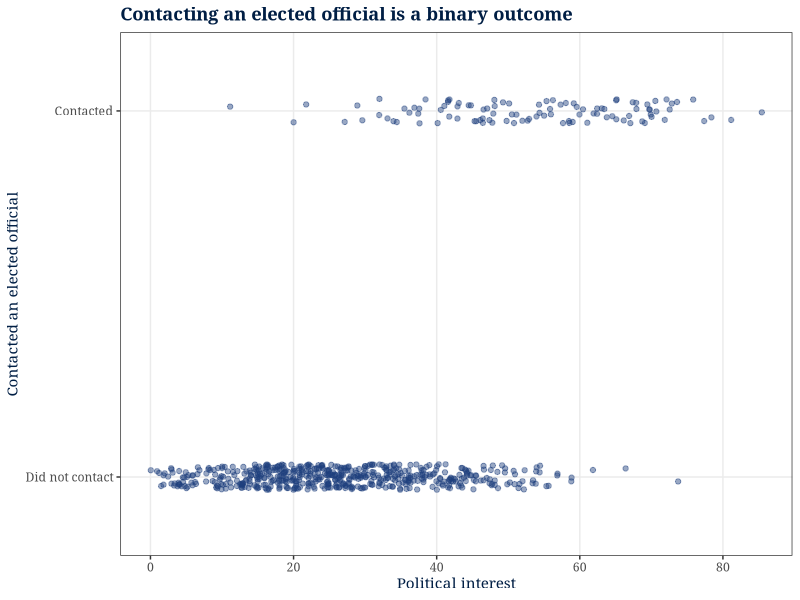
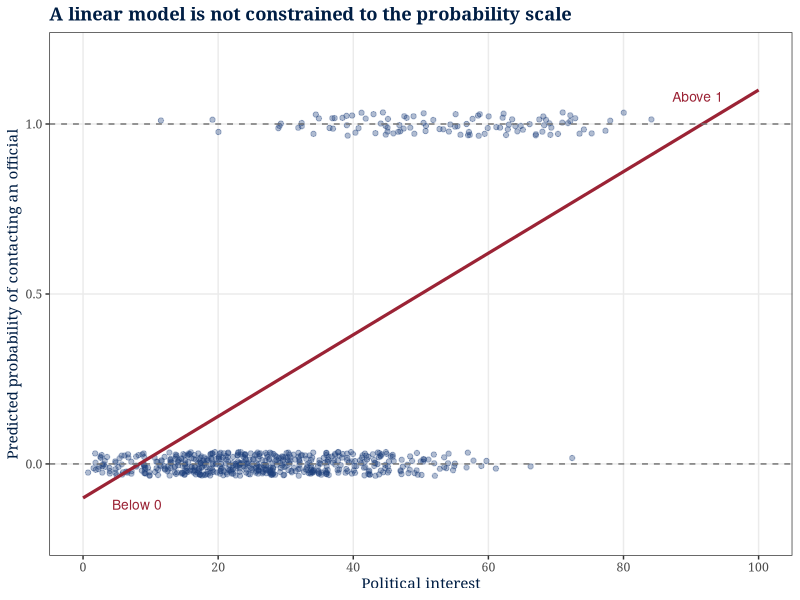
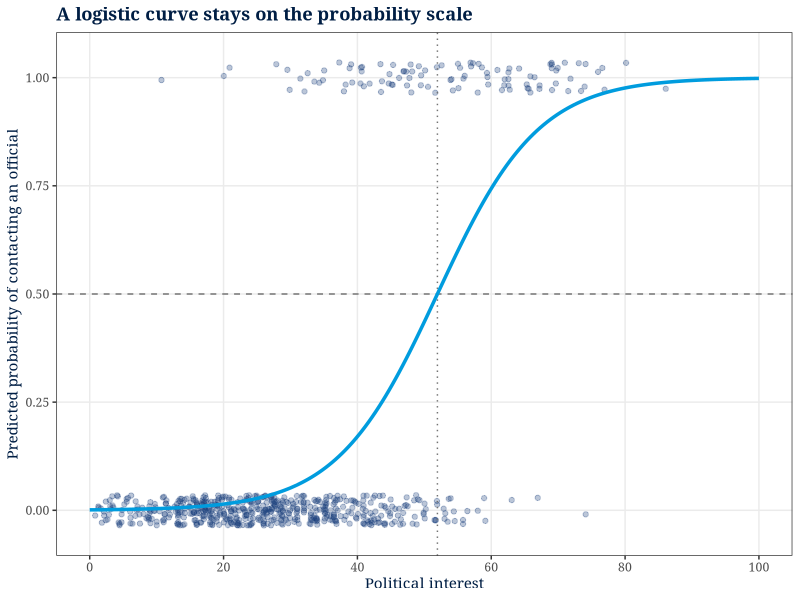
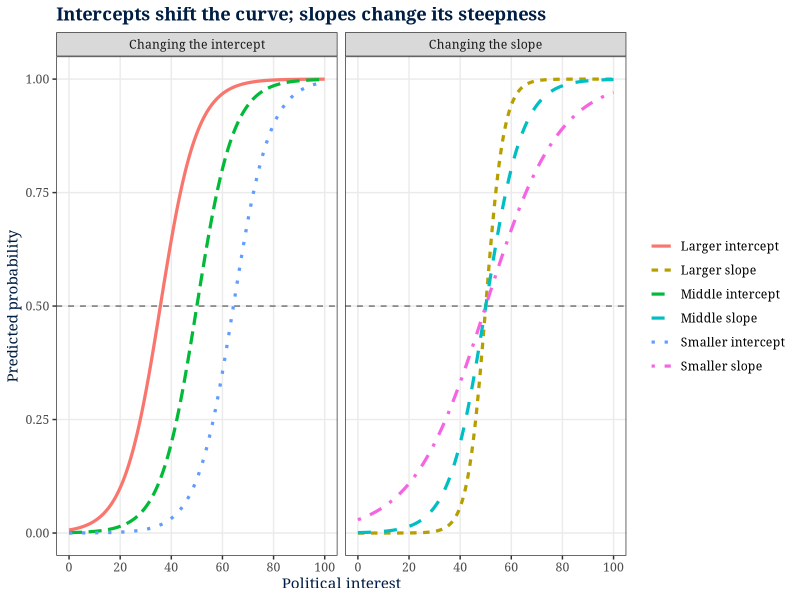

These charts were generated, in order, by the following R code:
## ---- chunk 1
library(ggplot2)

set.seed(30918)

n <- 650
civic <- data.frame(
  political_interest = round(100 * rbeta(n, 2, 5)),
  education_years = pmin(pmax(round(rnorm(n, 14, 2.2)), 8), 20),
  age = round(runif(n, 18, 85)),
  strong_partisan = rbinom(n, 1, .44),
  female = rbinom(n, 1, .52)
)

linear_predictor <- -8.10 +
  0.14 * civic$political_interest +
  0.18 * (civic$education_years - 12) +
  0.012 * (civic$age - 45) +
  0.55 * civic$strong_partisan -
  0.05 * civic$female

civic$prob_contact <- exp(linear_predictor) / (1 + exp(linear_predictor))
civic$contacted <- rbinom(n, 1, civic$prob_contact)

linear_model <- lm(contacted ~ political_interest, data = civic)
logit_model <- glm(
  contacted ~ political_interest + education_years + age + strong_partisan + female,
  data = civic,
  family = "binomial"
)

interest_grid <- data.frame(political_interest = seq(0, 100, length.out = 200))
interest_grid$linear_prediction <- -0.10 + 0.012 * interest_grid$political_interest

simple_logit <- glm(contacted ~ political_interest, data = civic, family = "binomial")
interest_grid$logit_prediction <- predict(simple_logit, newdata = interest_grid, type = "response")
interest_at_half <- -coef(simple_logit)[["(Intercept)"]] / coef(simple_logit)[["political_interest"]]

interest_examples <- data.frame(political_interest = c(20, 30, 50, 60, 70, 80))
interest_examples$predicted_probability <- predict(
  simple_logit,
  newdata = interest_examples,
  type = "response"
)

logit_summary <- coef(summary(logit_model))
b_interest <- coef(logit_model)[["political_interest"]]
or_interest <- exp(b_interest)
or_female <- exp(coef(logit_model)[["female"]])

theme_reading <- function() {
  theme_bw(base_family = "Georgia") +
    theme(
      plot.title = element_text(color = "#001E44", face = "bold"),
      plot.subtitle = element_text(color = "#1a1a1a"),
      axis.title = element_text(color = "#001E44"),
      panel.grid.minor = element_blank()
    )
}

profile_predictions <- data.frame(
  profile = c(
    "Low interest, high school",
    "High interest, high school",
    "High interest, college",
    "High interest, college, strong partisan"
  ),
  political_interest = c(20, 60, 60, 60),
  education_years = c(12, 12, 16, 16),
  age = c(45, 45, 45, 45),
  strong_partisan = c(0, 0, 0, 1),
  female = c(0, 0, 0, 0)
)

profile_predictions$predicted_probability <- predict(
  logit_model,
  newdata = profile_predictions,
  type = "response"
)

predicted_probability <- predict(logit_model, type = "response")
predicted_contacted <- ifelse(predicted_probability >= .50, 1, 0)
fit_table <- table(
  Predicted = factor(predicted_contacted, levels = c(0, 1), labels = c("Did not contact", "Contacted")),
  Actual = factor(civic$contacted, levels = c(0, 1), labels = c("Did not contact", "Contacted"))
)

percent_correct <- mean(predicted_contacted == civic$contacted)
null_correct <- max(mean(civic$contacted == 0), mean(civic$contacted == 1))
improvement <- percent_correct - null_correct
## ---- chunk 2
#| label: fig-binary-outcome
#| fig-cap: "A binary outcome variable has only two possible values."
#| fig-alt: "Scatter plot showing whether respondents contacted an elected official by political interest on a zero to one hundred scale. The y-axis has only two values: zero for did not contact and one for contacted. Points are jittered slightly so overlapping observations can be seen. Most respondents did not contact an official, but contacts become more common at higher levels of political interest."
#| fig-width: 7
#| fig-height: 4.5
ggplot(civic, aes(x = political_interest, y = contacted)) +
  geom_jitter(width = 1.2, height = .035, alpha = .45, color = "#1E407C") +
  scale_y_continuous(
    breaks = c(0, 1),
    labels = c("Did not contact", "Contacted"),
    limits = c(-.15, 1.15)
  ) +
  scale_x_continuous(breaks = seq(0, 100, 20)) +
  labs(
    title = "Contacting an elected official is a binary outcome",
    x = "Political interest",
    y = "Contacted an elected official"
  ) +
  theme_reading()
## ---- chunk 3
#| label: fig-linear-problem
#| fig-cap: "A straight line can predict impossible probabilities."
#| fig-alt: "Scatter plot showing the binary contacted outcome by political interest with an illustrative straight line added. The line slopes upward, but it extends below zero at low levels of political interest and above one at high levels. This illustrates that a linear model can predict probabilities outside the possible zero to one range."
#| fig-width: 7
#| fig-height: 4.5
ggplot(civic, aes(x = political_interest, y = contacted)) +
  geom_jitter(width = 1.2, height = .035, alpha = .35, color = "#1E407C") +
  geom_line(
    data = interest_grid,
    aes(x = political_interest, y = linear_prediction),
    color = "#9b2335",
    linewidth = 1.1
  ) +
  geom_hline(yintercept = c(0, 1), linetype = "dashed", color = "gray45") +
  annotate("text", x = 8, y = -.12, label = "Below 0", color = "#9b2335", size = 3.5) +
  annotate("text", x = 91, y = 1.08, label = "Above 1", color = "#9b2335", size = 3.5) +
  scale_y_continuous(limits = c(-.2, 1.2), breaks = c(0, .5, 1)) +
  scale_x_continuous(breaks = seq(0, 100, 20)) +
  labs(
    title = "A linear model is not constrained to the probability scale",
    x = "Political interest",
    y = "Predicted probability of contacting an official"
  ) +
  theme_reading()
## ---- chunk 4
#| label: fig-logistic-curve
#| fig-cap: "Logistic regression fits an S-shaped curve to a binary outcome."
#| fig-alt: "Scatter plot showing whether respondents contacted an elected official by political interest with a fitted logistic curve. The curve rises from near zero at low political interest to near one at high political interest, but it never goes below zero or above one. A dashed horizontal line marks a predicted probability of point five, and a dotted vertical line marks where the curve crosses that value."
#| fig-width: 7
#| fig-height: 4.5
ggplot(civic, aes(x = political_interest, y = contacted)) +
  geom_jitter(width = 1.2, height = .035, alpha = .30, color = "#1E407C") +
  geom_hline(yintercept = .5, linetype = "dashed", color = "gray45") +
  geom_vline(
    xintercept = interest_at_half,
    linetype = "dotted",
    color = "gray45"
  ) +
  geom_line(
    data = interest_grid,
    aes(x = political_interest, y = logit_prediction),
    color = "#009CDE",
    linewidth = 1.2
  ) +
  scale_y_continuous(limits = c(-.05, 1.05), breaks = c(0, .25, .5, .75, 1)) +
  scale_x_continuous(breaks = seq(0, 100, 20)) +
  labs(
    title = "A logistic curve stays on the probability scale",
    x = "Political interest",
    y = "Predicted probability of contacting an official"
  ) +
  theme_reading()
## ---- chunk 5
#| label: fig-logit-curve-shape
#| fig-cap: "The intercept shifts the logistic curve left or right, while the slope changes how steeply the curve rises."
#| fig-alt: "Two-panel line graph showing logistic curves. The first panel holds the slope constant and shows that changing the intercept shifts the S-shaped curve left or right. The second panel holds the midpoint constant and shows that a smaller slope creates a flatter curve while a larger slope creates a steeper curve."
#| fig-width: 8
#| fig-height: 4.8
curve_x <- seq(0, 100, length.out = 300)

intercept_curves <- data.frame(
  political_interest = rep(curve_x, 3),
  panel = "Changing the intercept",
  curve = rep(
    c("Smaller intercept", "Middle intercept", "Larger intercept"),
    each = length(curve_x)
  ),
  alpha = rep(c(-9, -7, -5), each = length(curve_x)),
  beta = 0.14
)

slope_values <- c(0.07, 0.14, 0.28)
slope_curves <- data.frame(
  political_interest = rep(curve_x, 3),
  panel = "Changing the slope",
  curve = rep(
    c("Smaller slope", "Middle slope", "Larger slope"),
    each = length(curve_x)
  ),
  beta = rep(slope_values, each = length(curve_x))
)
slope_curves$alpha <- -50 * slope_curves$beta

curve_shapes <- rbind(intercept_curves, slope_curves)
curve_shapes$predicted_probability <- with(
  curve_shapes,
  exp(alpha + beta * political_interest) /
    (1 + exp(alpha + beta * political_interest))
)

ggplot(
  curve_shapes,
  aes(
    x = political_interest,
    y = predicted_probability,
    color = curve,
    linetype = curve
  )
) +
  geom_hline(yintercept = .5, color = "gray45", linetype = "dashed") +
  geom_line(linewidth = 1.1) +
  facet_wrap(~ panel, ncol = 2) +
  scale_y_continuous(
    limits = c(0, 1),
    breaks = c(0, .25, .5, .75, 1)
  ) +
  scale_x_continuous(breaks = seq(0, 100, 20)) +
  labs(
    title = "Intercepts shift the curve; slopes change its steepness",
    x = "Political interest",
    y = "Predicted probability",
    color = NULL,
    linetype = NULL
  ) +
  theme_reading()
## ---- chunk 6
#| results: asis
coef_labels <- c(
  "(Intercept)" = "Intercept",
  "political_interest" = "Political Interest",
  "education_years" = "Years of Education",
  "age" = "Age",
  "strong_partisan" = "Strong Partisan",
  "female" = "Female"
)

coef_rows <- vapply(rownames(logit_summary), function(term) {
  estimate <- logit_summary[term, "Estimate"]
  se <- logit_summary[term, "Std. Error"]
  pval <- logit_summary[term, "Pr(>|z|)"]
  star <- ifelse(pval < .05, "*", "")
  paste0(
    "<tr><th scope=\"row\">", coef_labels[[term]], "</th>",
    "<td>", sprintf("%.2f%s", estimate, star), "</td>",
    "<td>(", sprintf("%.2f", se), ")</td>",
    "<td>", sprintf("%.2f", exp(estimate)), "</td></tr>"
  )
}, character(1))

cat('
<div class="table-container">
<table class="regression-table">
<caption>Logistic regression model of contacting an elected official</caption>
<thead>
<tr>
<th scope="col">Term</th>
<th scope="col">Estimate</th>
<th scope="col">Standard Error</th>
<th scope="col">Odds Ratio</th>
</tr>
</thead>
<tbody>
', paste(coef_rows, collapse = "\n"), '
<tr class="summary-row"><th scope="row">N</th><td>650</td><td></td><td></td></tr>
</tbody>
</table>
<p class="table-note">Standard errors in parentheses. * indicates significance at p &lt; .05. Data are fictional and used only for illustration.</p>
</div>
')
## ---- chunk 7
#| results: asis
pred_rows <- vapply(seq_len(nrow(profile_predictions)), function(i) {
  paste0(
    "<tr><th scope=\"row\">", profile_predictions$profile[i], "</th>",
    "<td>", profile_predictions$political_interest[i], "</td>",
    "<td>", profile_predictions$education_years[i], "</td>",
    "<td>", ifelse(profile_predictions$strong_partisan[i] == 1, "Yes", "No"), "</td>",
    "<td>", sprintf("%.2f", profile_predictions$predicted_probability[i]), "</td></tr>"
  )
}, character(1))

cat('
<div class="table-container">
<table class="reading-table">
<caption>Predicted probabilities of contacting an elected official</caption>
<thead>
<tr>
<th scope="col">Profile</th>
<th scope="col">Political Interest</th>
<th scope="col">Years of Education</th>
<th scope="col">Strong Partisan</th>
<th scope="col">Predicted Probability</th>
</tr>
</thead>
<tbody>
', paste(pred_rows, collapse = "\n"), '
</tbody>
</table>
<p class="table-note">Predictions are for a 45-year-old male respondent. Data are fictional and used only for illustration.</p>
</div>
')
## ---- chunk 8
#| results: asis
cell_00 <- fit_table["Did not contact", "Did not contact"]
cell_01 <- fit_table["Did not contact", "Contacted"]
cell_10 <- fit_table["Contacted", "Did not contact"]
cell_11 <- fit_table["Contacted", "Contacted"]

cat(sprintf('
<div class="table-container narrow-table">
<table class="reading-table">
<caption>Confusion matrix for the logistic regression model</caption>
<thead>
<tr>
<th scope="col">Predicted outcome</th>
<th scope="col">Actually did not contact</th>
<th scope="col">Actually contacted</th>
</tr>
</thead>
<tbody>
<tr><th scope="row">Predicted did not contact</th><td>%d</td><td>%d</td></tr>
<tr><th scope="row">Predicted contacted</th><td>%d</td><td>%d</td></tr>
</tbody>
</table>
<p class="table-note">Predicted probabilities of .50 or greater are classified as contacted. Data are fictional and used only for illustration.</p>
</div>
', cell_00, cell_01, cell_10, cell_11))
## ---- chunk 9
#| results: asis
cat(sprintf(
  "<p>In this example, the model correctly predicts %.1f%% of cases.</p>",
  100 * percent_correct
))
